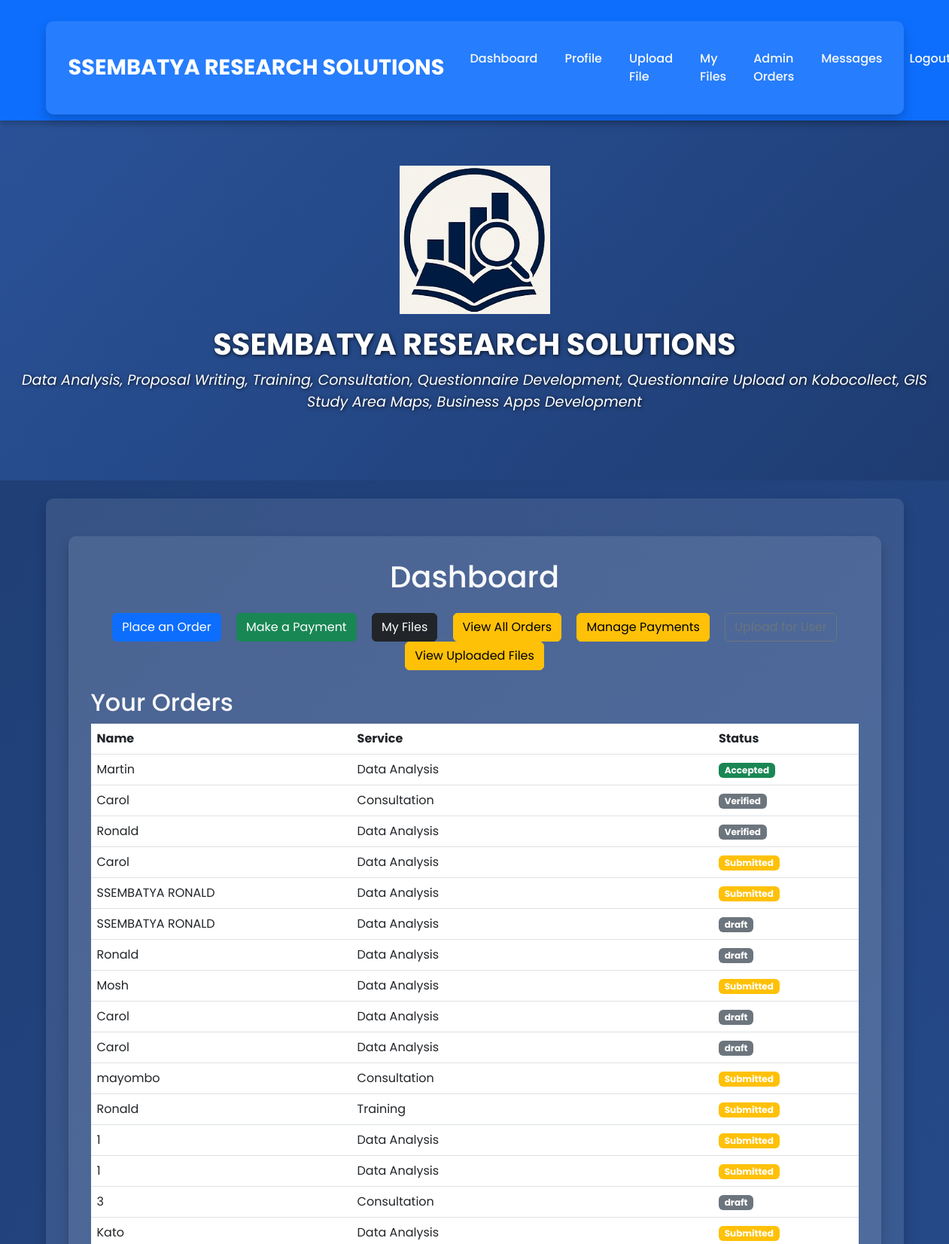
The page / (signed in, upper part) on the database its author committed.
### tables this page shows
CREATE TABLE orders (
            id INTEGER PRIMARY KEY AUTOINCREMENT,
            user_id INTEGER,
            name TEXT,
            service TEXT
        , status TEXT DEFAULT 'draft', date TEXT, schedule_date TEXT, phone_number TEXT);

### app.py (the view)
@app.route('/')
@login_required
def index():
    conn = sqlite3.connect('database.db')
    cursor = conn.cursor()
    cursor.execute("SELECT id, name, service, status FROM orders WHERE user_id = ?", (current_user.id,))
    orders = cursor.fetchall()
    cursor.execute("SELECT id, name, date FROM schedules WHERE user_id = ?", (current_user.id,))
    schedules = cursor.fetchall()
    cursor.execute("SELECT amount, purpose, mobile_number, status, id FROM payments WHERE user_id = ?", (current_user.id,))
    payments = cursor.fetchall()
    conn.close()
    return render_template(
        'index.html',
        company_name=app.config['COMPANY_NAME'],
        services_outline=app.config['SERVICES_OUTLINE'],
        orders=orders,
        schedules=schedules,
        payments=payments
    )

### app.py (called while the page is built, shortened)
@login_manager.user_loader
def load_user(user_id):
    conn = sqlite3.connect('database.db')
    cursor = conn.cursor()
    cursor.execute("SELECT id, username, is_admin FROM users WHERE id = ?", (user_id,))
    user = cursor.fetchone()
    conn.close()
    if user:
        return User(id=user[0], username=user[1], is_admin=user[2])
    return None

@app.context_processor
def inject_unread_message_count():
    return dict(unread_count=0)

### templates/index.html (shortened to what this page needs)
{% extends "base.html" %}
{% block content %}
<div class="container">
    <h1 class="text-center mb-4">Dashboard</h1>
    <div class="text-center mb-4">
        <a href="/order" class="btn btn-primary mx-2">Place an Order</a>
        <a href="/payment" class="btn btn-success mx-2">Make a Payment</a>
        <a href="/files" class="btn btn-dark mx-2">My Files</a>
        {% if current_user.is_admin %}
            <a href="/admin/orders" class="btn btn-warning mx-2">View All Orders</a>
            <a href="/admin/payments" class="btn btn-warning mx-2">Manage Payments</a>
            <a href="/admin/upload" class="btn btn-outline-secondary mx-2">Upload for User</a>
            <a href="/admin/files" class="btn btn-warning mx-2">View Uploaded Files</a>
        {% endif %}
    </div>
    <h2>Your Orders</h2>
{% if orders %}
    <table class="table">
        <thead>
            <tr>
                <th>Name</th>
                <th>Service</th>
                <th>Status</th>
            </tr>
        </thead>
        <tbody>
            {% for order in orders %}
            <tr>
                <td>{{ order[1] }}</td>
                <td>{{ order[2] }}</td>
                <td>
                    {% if order[3] == 'submitted' %}
                        <span class="badge bg-warning">Submitted</span>
                    {% elif order[3] == 'Accepted' %}
                        <span class="badge bg-success">Accepted</span>
                    {% else %}
                        <span class="badge bg-secondary">{{ order[3] }}</span>
                    {% endif %}
                </td>
            </tr>
            {% endfor %}
        </tbody>
    </table>
{% else %}
    <p>No orders found.</p>
{% endif %}
</div>
{% endblock %}

### templates/base.html (style rules this page uses)
body { font-family: 'Poppins', sans-serif; margin: 0; padding: 0; background: linear-gradient(135deg, #1e3c72, #2a5298); color: #f8f9fa; }
.container { background: rgba(255, 255, 255, 0.1); color: #f8f9fa; border-radius: 10px; padding: 30px; box-shadow: 0 8px 15px rgba(0, 0, 0, 0.2); margin-top: 20px; }

### rows shown on the page
orders: name "Martin", service "Data Analysis", status "Accepted"
orders: name "Carol", service "Consultation", status "Verified"
orders: name "Ronald", service "Data Analysis", status "Verified"
orders: name "Carol", service "Data Analysis", status "Submitted"
orders: name "SSEMBATYA RONALD", service "Data Analysis", status "Submitted"
orders: name "SSEMBATYA RONALD", service "Data Analysis", status "draft"
orders: name "Ronald", service "Data Analysis", status "draft"
orders: name "Mosh", service "Data Analysis", status "Submitted"
orders: name "Carol", service "Data Analysis", status "draft"
orders: name "Carol", service "Data Analysis", status "draft"
orders: name "mayombo", service "Consultation", status "Submitted"
orders: name "Ronald", service "Training", status "Submitted"
orders: name "1", service "Data Analysis", status "Submitted"
orders: name "1", service "Data Analysis", status "Submitted"
orders: name "3", service "Consultation", status "draft"
orders: name "Kato", service "Data Analysis", status "Submitted"

### other values the page prints
{{ company_name }} "SSEMBATYA RESEARCH SOLUTIONS"
{{ services_outline }} "Data Analysis, Proposal Writing, Training, Consultation, Questionnaire Development, Questionnaire Upload on Kobocollect, GIS Study Area Maps, Business Apps Development"
